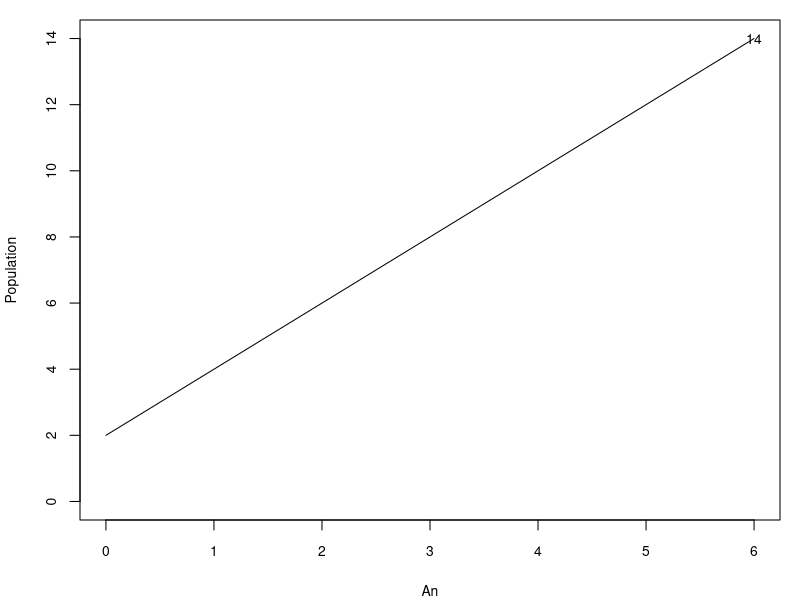
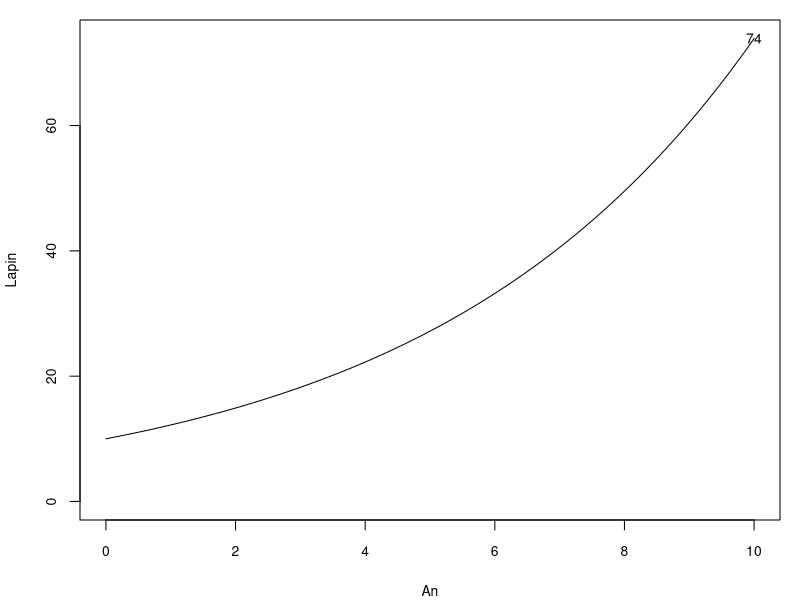
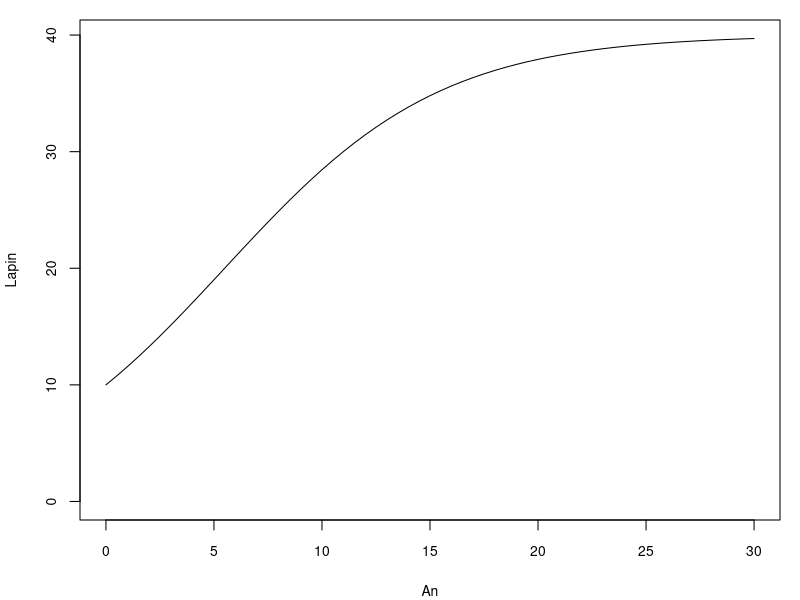
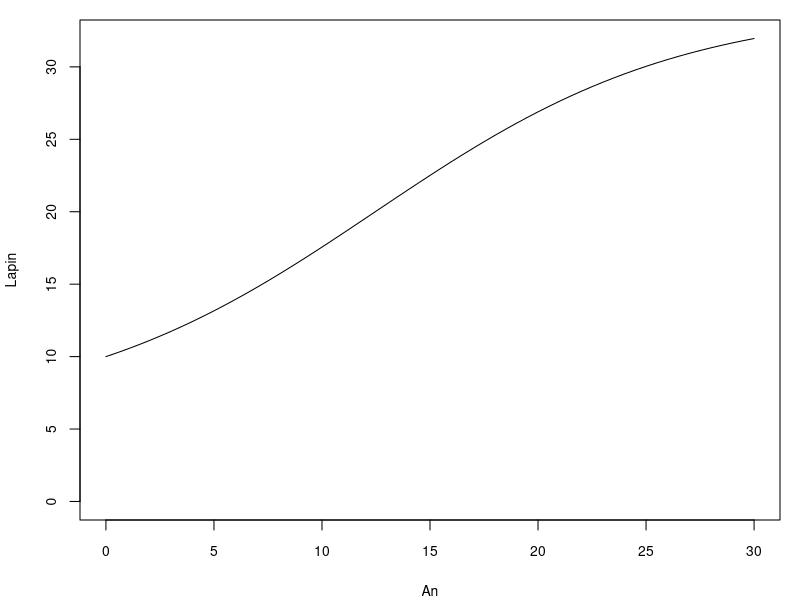
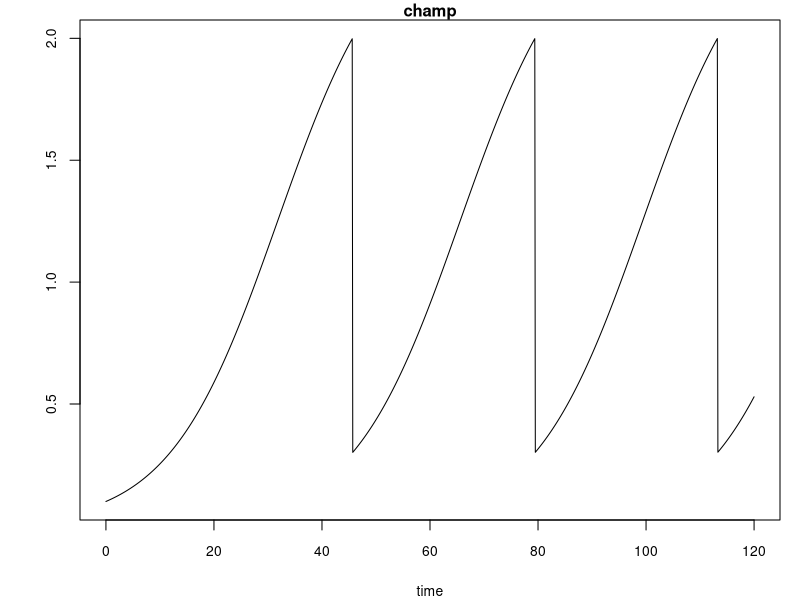
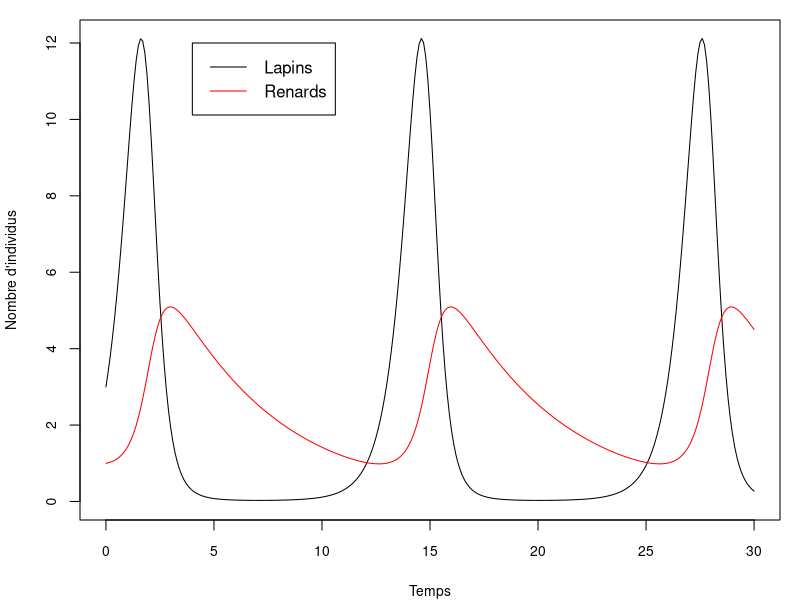
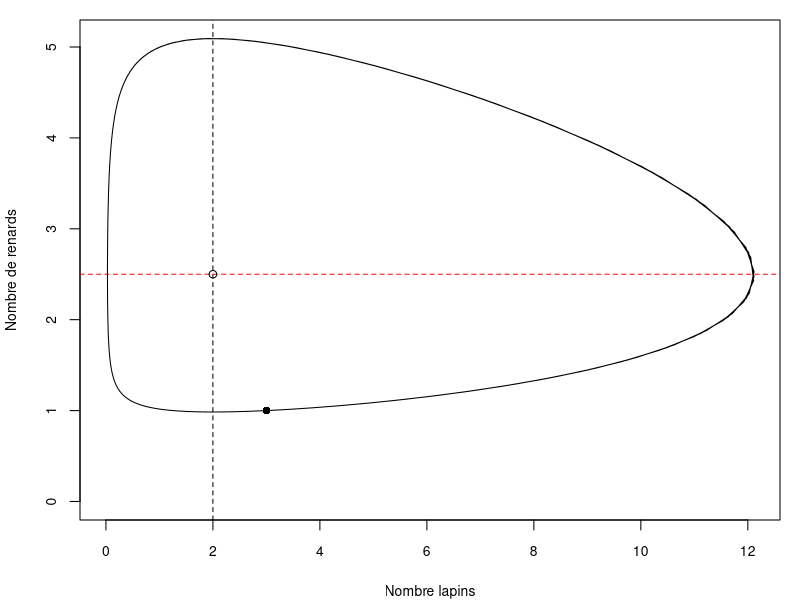
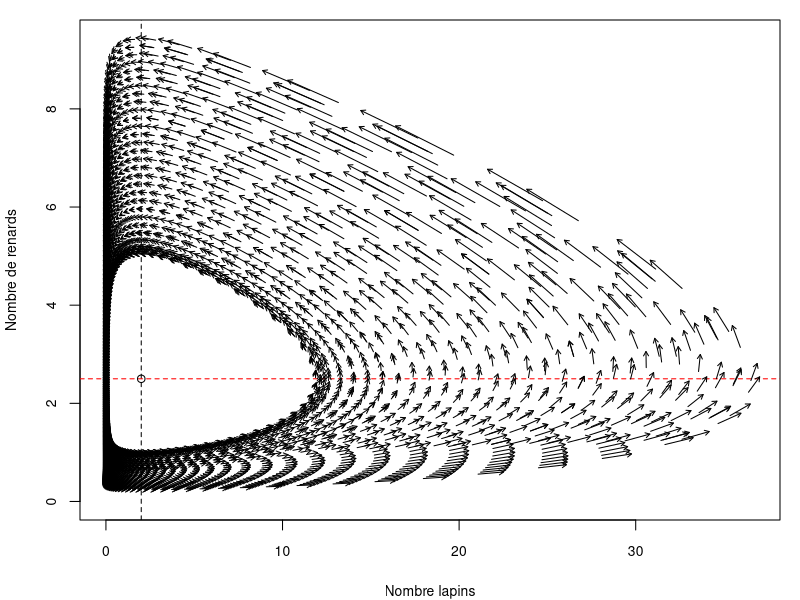

These charts were generated, in order, by the following R code:
## ---- chunk 1
par(mar=c(4, 4, 1, 1), ps=10)

y0 <- 2
c <- 2 # exprimé en individu / pas de temps
times <- seq(0, 6, 0.1)
y <- y0 + c * times
plot(times, y, 'l', xlab="An",  ylab="Population", ylim=c(0, max(y)))
text(max(times), max(y), round(max(y)))
## ---- chunk 2
par(mar=c(4, 4, 1, 1), ps=10)

y0 <- 10
r <- 0.2 # exprimé en individu / pas de temps
times <- seq(0, 10, 0.1)
y <- y0 * exp(r*times)
plot(times, y, 'l', xlab="An",  ylab="Lapin", ylim=c(0, max(y)))
text(max(times), max(y), round(max(y)))
## ---- chunk 3
library("deSolve")
## ---- chunk 4
times <- seq(0, 30, by = 0.5)
## ---- chunk 5
y0 <- c(lapin = 10)
## ---- chunk 6
p <- c(r = 0.2, K = 40)
## ---- chunk 7
model_logistic <- function(t, y, p) {
  lapin <- y[1]
  dlapin_dt <- p[1] * lapin * (1 - lapin/p[2])
  return(list(c(dlapin_dt)))
}
## ---- chunk 8
lapin_t <- ode(y = y0, times = times, model_logistic, p)
head(lapin_t)
## ---- chunk 9
par(mar=c(4, 4, 1, 1), ps=10)
plot(lapin_t[, 1], lapin_t[, 2], type='l', xlab="An",  ylab="Lapin", ylim=c(0, max(lapin_t[, 2])))
## ---- chunk 10
p <- c(r = 0.2, K = 40, Q = 1)

model_logistic_expl <- function(t, y, p) {
  lapin <- y[1]
  dlapin_dt <- p[1] * lapin * (1 - lapin/p[2]) - p[3]
  return(list(c(dlapin_dt)))
}

lapin_t <- ode(y = y0, times = times, model_logistic_expl, p)
par(mar=c(4, 4, 1, 1), ps=10)
plot(lapin_t[, 1], lapin_t[, 2], type='l', xlab="An",  ylab="Lapin", ylim=c(0, max(lapin_t[, 2])))
## ---- chunk 11
times <- seq(0, 120, 0.1)
p <- c(r = 0.1, K = 2.5)
y0 <- c(champ = 0.1)
## ---- chunk 12
recolte_root <- function(t, y, p) y[1]-2
## ---- chunk 13
recolte_event <- function(t, y, p) {
    y[1] <- 0.3
    return(y)
}
## ---- chunk 14
recolte <- function(t, y, p) {
    champ <- y[1]
    dchamp_dt <- p[1] * champ * (1 - champ/p[2])
    return(list(c(dchamp_dt)))
}
## ---- chunk 15
out <- ode(times = times, y = y0, func = recolte, parms = p,
           rootfun = recolte_root,
           events = list(func = recolte_event, root = TRUE),
          method="impAdams")
plot(out)
## ---- chunk 16
times <- seq(0, 30, by = 0.1)

y0 <- c(lapin = 3, renard = 1)

p <- c(alpha = 2, # taux de croissance des lapins (naissance - mortalité, 1/an)
      beta = 0.8, # taux de prédation des lapins (renard / an)
      delta = 0.1, # taux de conversion lors de la prédation (lapin / renard)
      gamma = 0.2) # mortalité naturelle des renards (1/an)
## ---- chunk 17
lapin_iso <- p[4]/p[3]
renard_iso <- p[1]/p[2]
## ---- chunk 18
modele_LV <- function(t, y, p) {
  lapin = y[1]
  renard = y[2]
  dlapin_dt = p[1] * lapin - p[2] * lapin * renard
  drenard_dt = p[3] * lapin * renard - p[4] * renard
  return(list(c(dlapin_dt, drenard_dt)))
}
## ---- chunk 19
effectifs_t = ode(y = y0, times = times, modele_LV, p)
head(effectifs_t)
## ---- chunk 20
par(mar=c(4, 4, 1, 1), ps=10)

plot(effectifs_t[, 1], effectifs_t[, 2], type = 'l', ylim = c(0, max(effectifs_t[, 2])),
     xlab = 'Temps', ylab = "Nombre d'individus") # lapins
lines(effectifs_t[, 1], effectifs_t[, 3], col = 'red')

legend(x=4, y=12, legend=c("Lapins", "Renards"), col=c("black", "red"),
       lty=c(1, 1), cex=1.2)
## ---- chunk 21
par(mar=c(4, 4, 1, 1), ps=10)

plot(effectifs_t[, 2], effectifs_t[, 3], type = 'l', xlab = "Nombre lapins",
     ylab= "Nombre de renards",
     xlim = c(0, max(effectifs_t[, 2])), ylim = c(0, max(effectifs_t[, 3])))

# isoclines
abline(v=lapin_iso, lty=2, col="black")
abline(h=renard_iso, lty=2, col="red")
points(lapin_iso, renard_iso)

# condition initiale
points(y0[1], y0[2], pch = 16)
## ---- chunk 22
effectifs_i <- list()
lapin_0 <- 1:30
for (i in 1:length(lapin_0)) {
    y0[1] <- lapin_0[i]
    effectifs_i[[i]] <- ode(y = y0, times = times, modele_LV, p)
    offsets <- effectifs_i[[i]][-1, -1] - effectifs_i[[i]][-nrow(effectifs_i[[i]]), -1]
    colnames(offsets) <- c("d_lapin", "d_renard")
    effectifs_i[[i]] <- cbind(effectifs_i[[i]][-1, ], offsets)
}
effectifs_df <- do.call(rbind.data.frame, effectifs_i)
## ---- chunk 23
library("plotrix")

plot(effectifs_df[, 2], effectifs_df[, 3], type = 'n', xlab = "Nombre lapins",
     ylab= "Nombre de renards",
     xlim = c(0, max(effectifs_df[, 2])), ylim = c(0, max(effectifs_df[, 3])))

# isoclines
abline(v=lapin_iso, lty=2, col="black")
abline(h=renard_iso, lty=2, col="red")
points(lapin_iso, renard_iso)

vectorField(u=effectifs_df[, 4], v=effectifs_df[, 5],
            xpos=effectifs_df[, 2], ypos=effectifs_df[, 3],
            scale=0.1, headspan=0.05,
            vecspec="lonlat")
